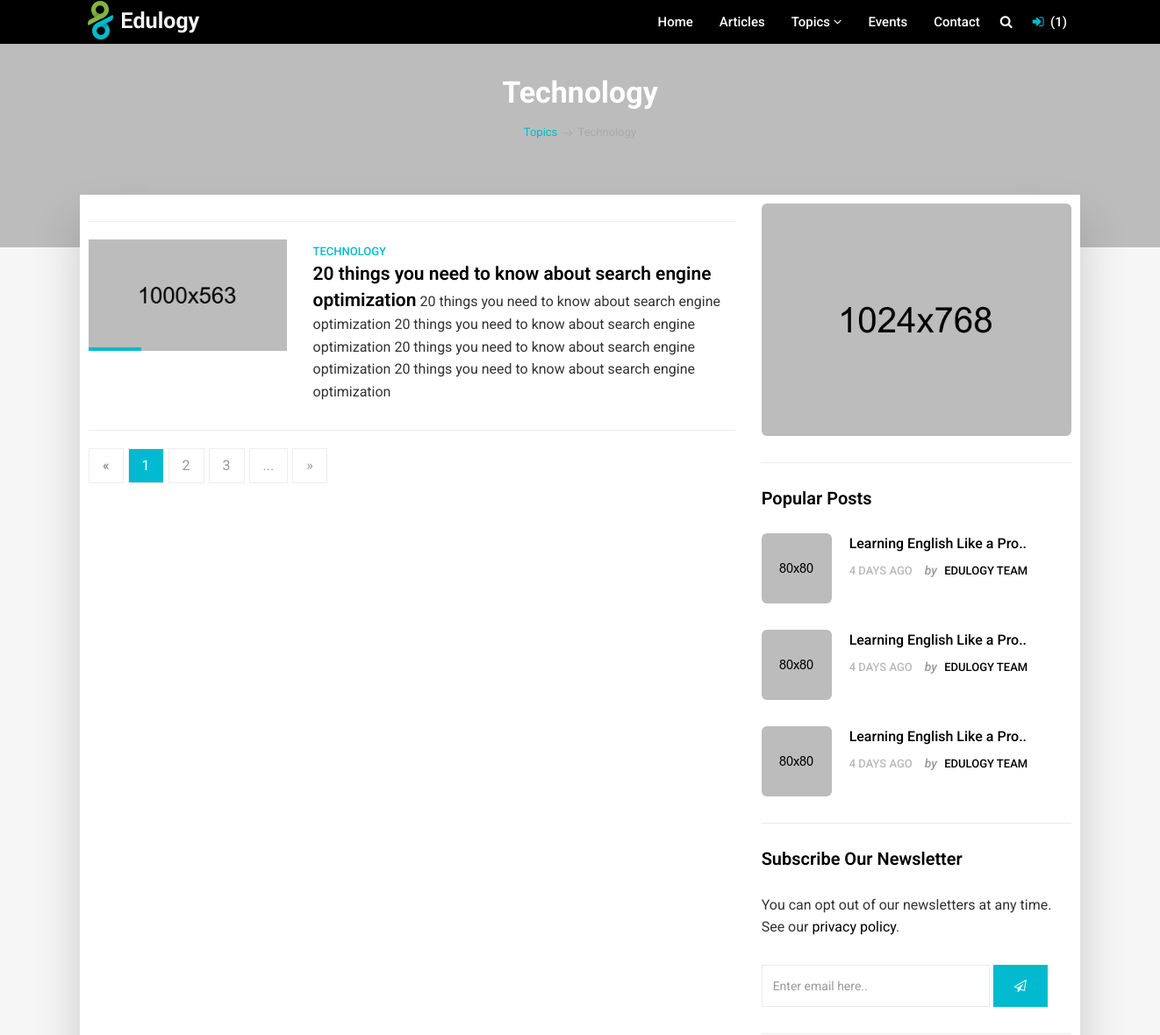
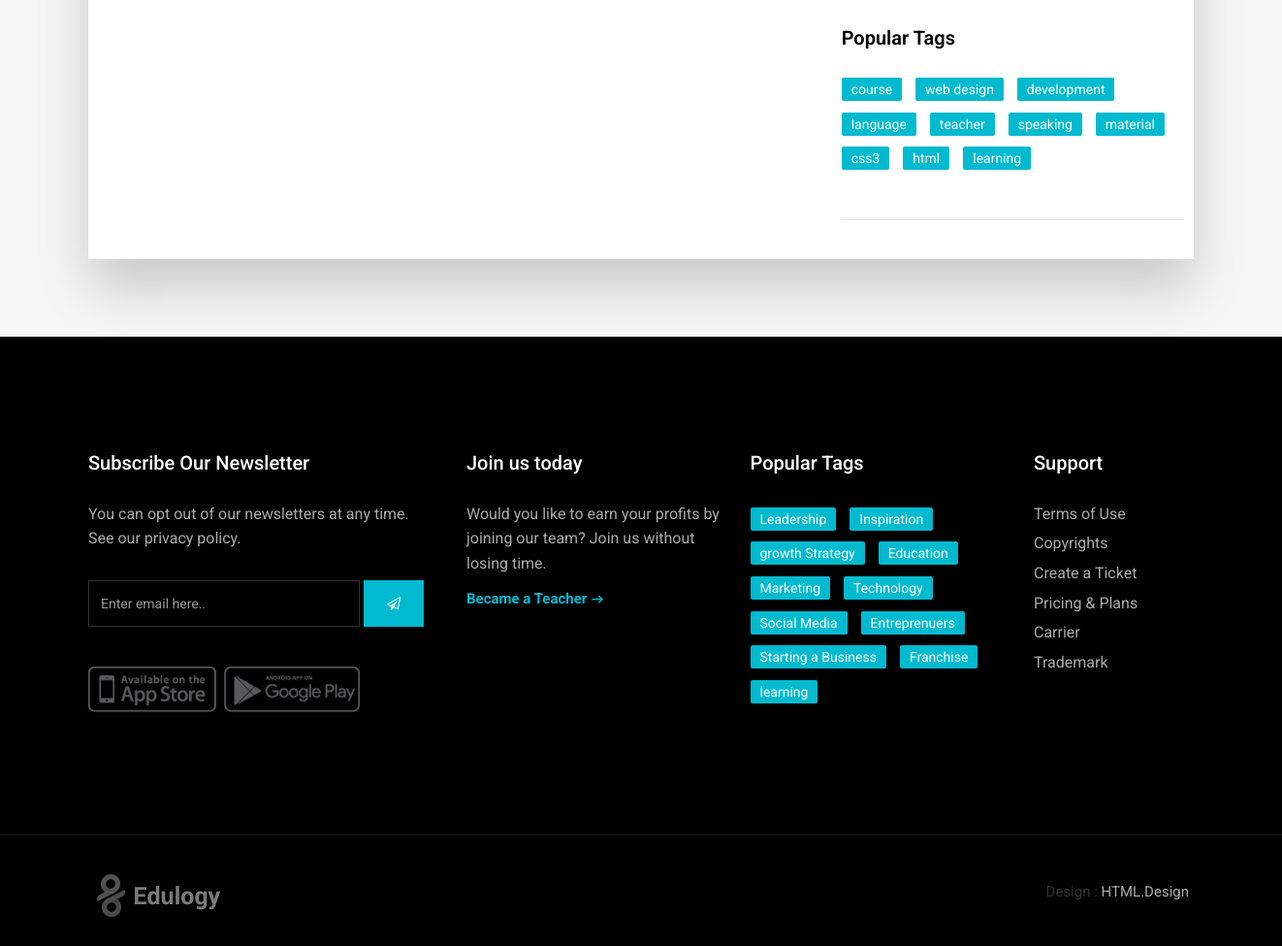
The page /category/Technology/ on the database its author committed (2 pictures, top to bottom).
### Article/models.py (models this page shows, shortened)
class Category(models.Model):
    name = models.CharField(max_length=250, blank=True)
    slug = models.SlugField(max_length=250)
    class Meta:
        ordering =['name']
        verbose_name = 'category'

class Article(models.Model):
    category = models.ForeignKey(Category,on_delete=models.CASCADE, default=1,)
    preview_image = models.ImageField(upload_to='upload/',blank=True)
    title = models.CharField(max_length=100)
    slug = models.SlugField(max_length=250, unique=True)
    summary = models.TextField(max_length=250, blank=True)
    title_body1 = models.TextField(max_length=1000, blank=True)
    title_body2 = models.TextField(max_length=1000, blank=True)
    title_body3 = models.TextField(max_length=1000, blank=True)
    sub1 = models.CharField(max_length=200, blank=True)
    sub1_child1 = models.CharField(max_length=500, blank=True)
    sub1_child1_body = models.TextField(max_length=1000, blank=True)
    sub1_child2 = models.CharField(max_length=500, blank=True)
    sub1_child2_body = models.TextField(max_length=1000, blank=True)
    sub1_child3 = models.CharField(max_length=500, blank=True)
    sub1_child3_body = models.TextField(max_length=1000, blank=True)
    sub1_child4 = models.CharField(max_length=500, blank=True)
    sub1_child4_body = models.TextField(max_length=1000, blank=True)
    sub1_child5 = models.CharField(max_length=500, blank=True)
    sub1_child5_body = models.TextField(max_length=1000, blank=True)
    sub2 = models.CharField(max_length=200, blank=True)
    sub2_child1 = models.CharField(max_length=500, blank=True)
    sub2_child1_body = models.TextField(max_length=1000, blank=True)
    sub2_child2 = models.CharField(max_length=500, blank=True)
    sub2_child2_body = models.TextField(max_length=1000, blank=True)
    sub2_child3 = models.CharField(max_length=500, blank=True)
    sub2_child3_body = models.TextField(max_length=1000, blank=True)
    sub2_child4 = models.CharField(max_length=500, blank=True)
    sub2_child4_body = models.TextField(max_length=1000, blank=True)
    sub2_child5 = models.CharField(max_length=500, blank=True)
    sub2_child5_body = models.TextField(max_length=1000, blank=True)
    sub3 = models.CharField(max_length=200, blank=True)
    sub3_child1 = models.CharField(max_length=500, blank=True)
    sub3_child1_body = models.TextField(max_length=1000, blank=True)
    sub3_child2 = models.CharField(max_length=500, blank=True)
    sub3_child2_body = models.TextField(max_length=1000, blank=True)
    sub3_child3 = models.CharField(max_length=500, blank=True)
    sub3_child3_body = models.TextField(max_length=1000, blank=True)
    sub3_child4 = models.CharField(max_length=500, blank=True)
    sub3_child4_body = models.TextField(max_length=1000, blank=True)
    sub3_child5 = models.CharField(max_length=500, blank=True)
    sub3_child5_body = models.TextField(max_length=1000, blank=True)
    sub4 = models.CharField(max_length=200, blank=True)
    sub4_child1 = models.CharField(max_length=500, blank=True)
    sub4_child1_body = models.TextField(max_length=1000, blank=True)
    sub4_child2 = models.CharField(max_length=500, blank=True)
    sub4_child2_body = models.TextField(max_length=1000, blank=True)
    sub4_child3 = models.CharField(max_length=500, blank=True)
    sub4_child3_body = models.TextField(max_length=1000, blank=True)
    sub4_child4 = models.CharField(max_length=500, blank=True)
    sub4_child4_body = models.TextField(max_length=1000, blank=True)
    sub4_child5 = models.CharField(max_length=500, blank=True)
    sub4_child5_body = models.TextField(max_length=1000, blank=True)
    sub5 = models.CharField(max_length=200, blank=True)
    sub5_child1 = models.CharField(max_length=500, blank=True)
    sub5_child1_body = models.TextField(max_length=1000, blank=True)
    sub5_child2 = models.CharField(max_length=500, blank=True)
    sub5_child2_body = models.TextField(max_length=1000, blank=True)
    sub5_child3 = models.CharField(max_length=500, blank=True)
    sub5_child3_body = models.TextField(max_length=1000, blank=True)
    sub5_child4 = models.CharField(max_length=500, blank=True)
    sub5_child4_body = models.TextField(max_length=1000, blank=True)
    sub5_child5 = models.CharField(max_length=500, blank=True)
    sub5_child5_body = models.TextField(max_length=1000, blank=True)

### Article/views.py (the view)
# urls.py: path('category/<str:category_slug>/', views.list_of_articles_by_category, name='category_list'),
def list_of_articles_by_category(request, category_slug):
    categories = Category.objects.all()
    instance = Article.objects.all()
    if category_slug:
        category = get_object_or_404(Category, slug=category_slug)
        instance = instance.filter(category=category)
    context = {
        'categories':categories,
        'instance':instance,
        'category':category
               }
    return render(request, 'blog/category_list.html',context)

### templates/blog/category_list.html (shortened to what this page needs)
{% extends 'base.html' %}
{% load static %}
{% block content %}
        <section class="section db p120" style="background-image:url('{% static 'upload/parallax_01.jpeg' %}');>
            <div class="container">
                <div class="row">
                    <div class="col-md-12">
                        <div class="tagline-message page-title text-center">
                            <h3>{{ category.name }}</h3>
                            <ul class="breadcrumb">
                                <li><a href="javascript:void(0)">Topics</a></li>
                                <li class="active">{{ category.name }}</li>
                            </ul>
                        </div>
                    </div>
                </div>
            </div>
        <section class="section gb nopadtop">
            <div class="container">
                <div class="boxed">
                    <div class="row">
                        <div class="col-md-8">
<hr>
                           <div class="row">
                               {% if instance %}
                                {% for Article in instance %}
                            <div class="col-md-4 hidden-sm hidden-xs">
                              <div class="image-wrap entry">
                                  <img src="{% static 'upload/blog_03.jpeg' %}" alt="" class="img-responsive">
                              </div>
                            </div>
                            <div class="col-md-8">
                                <div class="blog-wrapper clearfix">
                                            <div class="blog-meta">
                                                <small><a href="#">{{ category.name }}</a></small>
                                            </div>
                                            <div class="blog-desc-big">
                                                <p >
                                                    <a href="#" class="lead">{{ Article.title}}</a>
                                                    {{ Article.summary }}
                                                    </p>
                                            </div>
                                        </div>
                            </div>
                               {% endfor %}
                               {% endif %}
                        </div><hr>
                            <div class="row">
                                <div class="col-md-12">
                                    <ul class="pagination">
                                        <li class="disabled"><a href="javascript:void(0)">&laquo;</a></li>
                                        <li class="active"><a href="javascript:void(0)">1</a></li>
                                        <li><a href="javascript:void(0)">2</a></li>
                                        <li><a href="javascript:void(0)">3</a></li>
                                        <li><a href="javascript:void(0)">...</a></li>
                                        <li><a href="javascript:void(0)">&raquo;</a></li>
                                    </ul>
                                </div>
                            </div>
                        </div>
                        <div class="sidebar col-md-4">
                            <div class="widget clearfix">
                                <div class="banner-widget">
                                    <img src="upload/banner.jpeg" alt="" class="img-responsive img-rounded">
                                </div>
                            </div>
                            <div class="widget clearfix">
                                <h3 class="widget-title">Popular Posts</h3>
                                <div class="post-widget">
                                    <div class="media">
                                        <img src="{% static 'upload/blog_small_01.jpg' %}" alt="" class="img-responsive alignleft img-rounded">
                                        <div class="media-body">
                                            <h5 class="mt-0"><a href="blog-single.html">Learning English Like a Pro..</a></h5>
                                            <div class="blog-meta">
                                                <ul class="list-inline">
                                                    <li>4 days ago</li>
                                                    <li><span>by</span> <a href="#">Edulogy Team</a></li>
                                                </ul>
                                            </div>
                                        </div>
                                    </div>
                                     <div class="media">
                                        <img src="{% static 'upload/blog_small_01.jpg' %}" alt="" class="img-responsive alignleft img-rounded">
                                        <div class="media-body">
                                            <h5 class="mt-0"><a href="blog-single.html">Learning English Like a Pro..</a></h5>
                                            <div class="blog-meta">
                                                <ul class="list-inline">
                                                    <li>4 days ago</li>
                                                    <li><span>by</span> <a href="#">Edulogy Team</a></li>
                                                </ul>
                                            </div>
                                        </div>
                                    </div>
                                     <div class="media">
                                        <img src="{% static 'upload/blog_small_01.jpg' %}" alt="" class="img-responsive alignleft img-rounded">
                                        <div class="media-body">
                                            <h5 class="mt-0"><a href="blog-single.html">Learning English Like a Pro..</a></h5>
                                            <div class="blog-meta">
                                                <ul class="list-inline">
                                                    <li>4 days ago</li>
                                                    <li><span>by</span> <a href="#">Edulogy Team</a></li>
                                                </ul>
                                            </div>
                                        </div>
                                    </div>
                                </div>
                            </div>
                            <div class="widget clearfix">
                                <h3 class="widget-title">Subscribe Our Newsletter</h3>
                                <div class="newsletter-widget">
                                    <p>You can opt out of our newsletters at any time. See our <a href="#">privacy policy</a>.</p>
                                    <form class="form-inline" role="search">
                                        <div class="form-1">
                                            <input type="text" class="form-control" placeholder="Enter email here..">
                                            <button type="submit" class="btn btn-primary"><i class="fa fa-paper-plane-o"></i></button>
                                        </div>
                                    </form>
                                </div>
                            </div>
                            <div class="widget clearfix">
                                <h3 class="widget-title">Popular Tags</h3>
                                <div class="tags-widget">
                                    <ul class="list-inline">
                                        <li><a href="#">course</a></li>
                                        <li><a href="#">web design</a></li>
                                        <li><a href="#">development</a></li>
                                        <li><a href="#">language</a></li>
                                        <li><a href="#">teacher</a></li>
                                        <li><a href="#">speaking</a></li>
                                        <li><a href="#">material</a></li>
                                        <li><a href="#">css3</a></li>
                                        <li><a href="#">html</a></li>
                                        <li><a href="#">learning</a></li>
                                    </ul>
                                </div>
                            </div>
                        </div>
                    </div>
                </div>
            </div>
        </section>
{% endblock %}

### rows shown on the page
Category: name "Technology", name "TECHNOLOGY"
Article: title "20 things you need to know about search engine optimization", summary "20 things you need to know about search engine optimization 20 things you need to know about search engine optimization 20 things you need to know about search engine optimization 20 things you need to know about search engine optimization"
